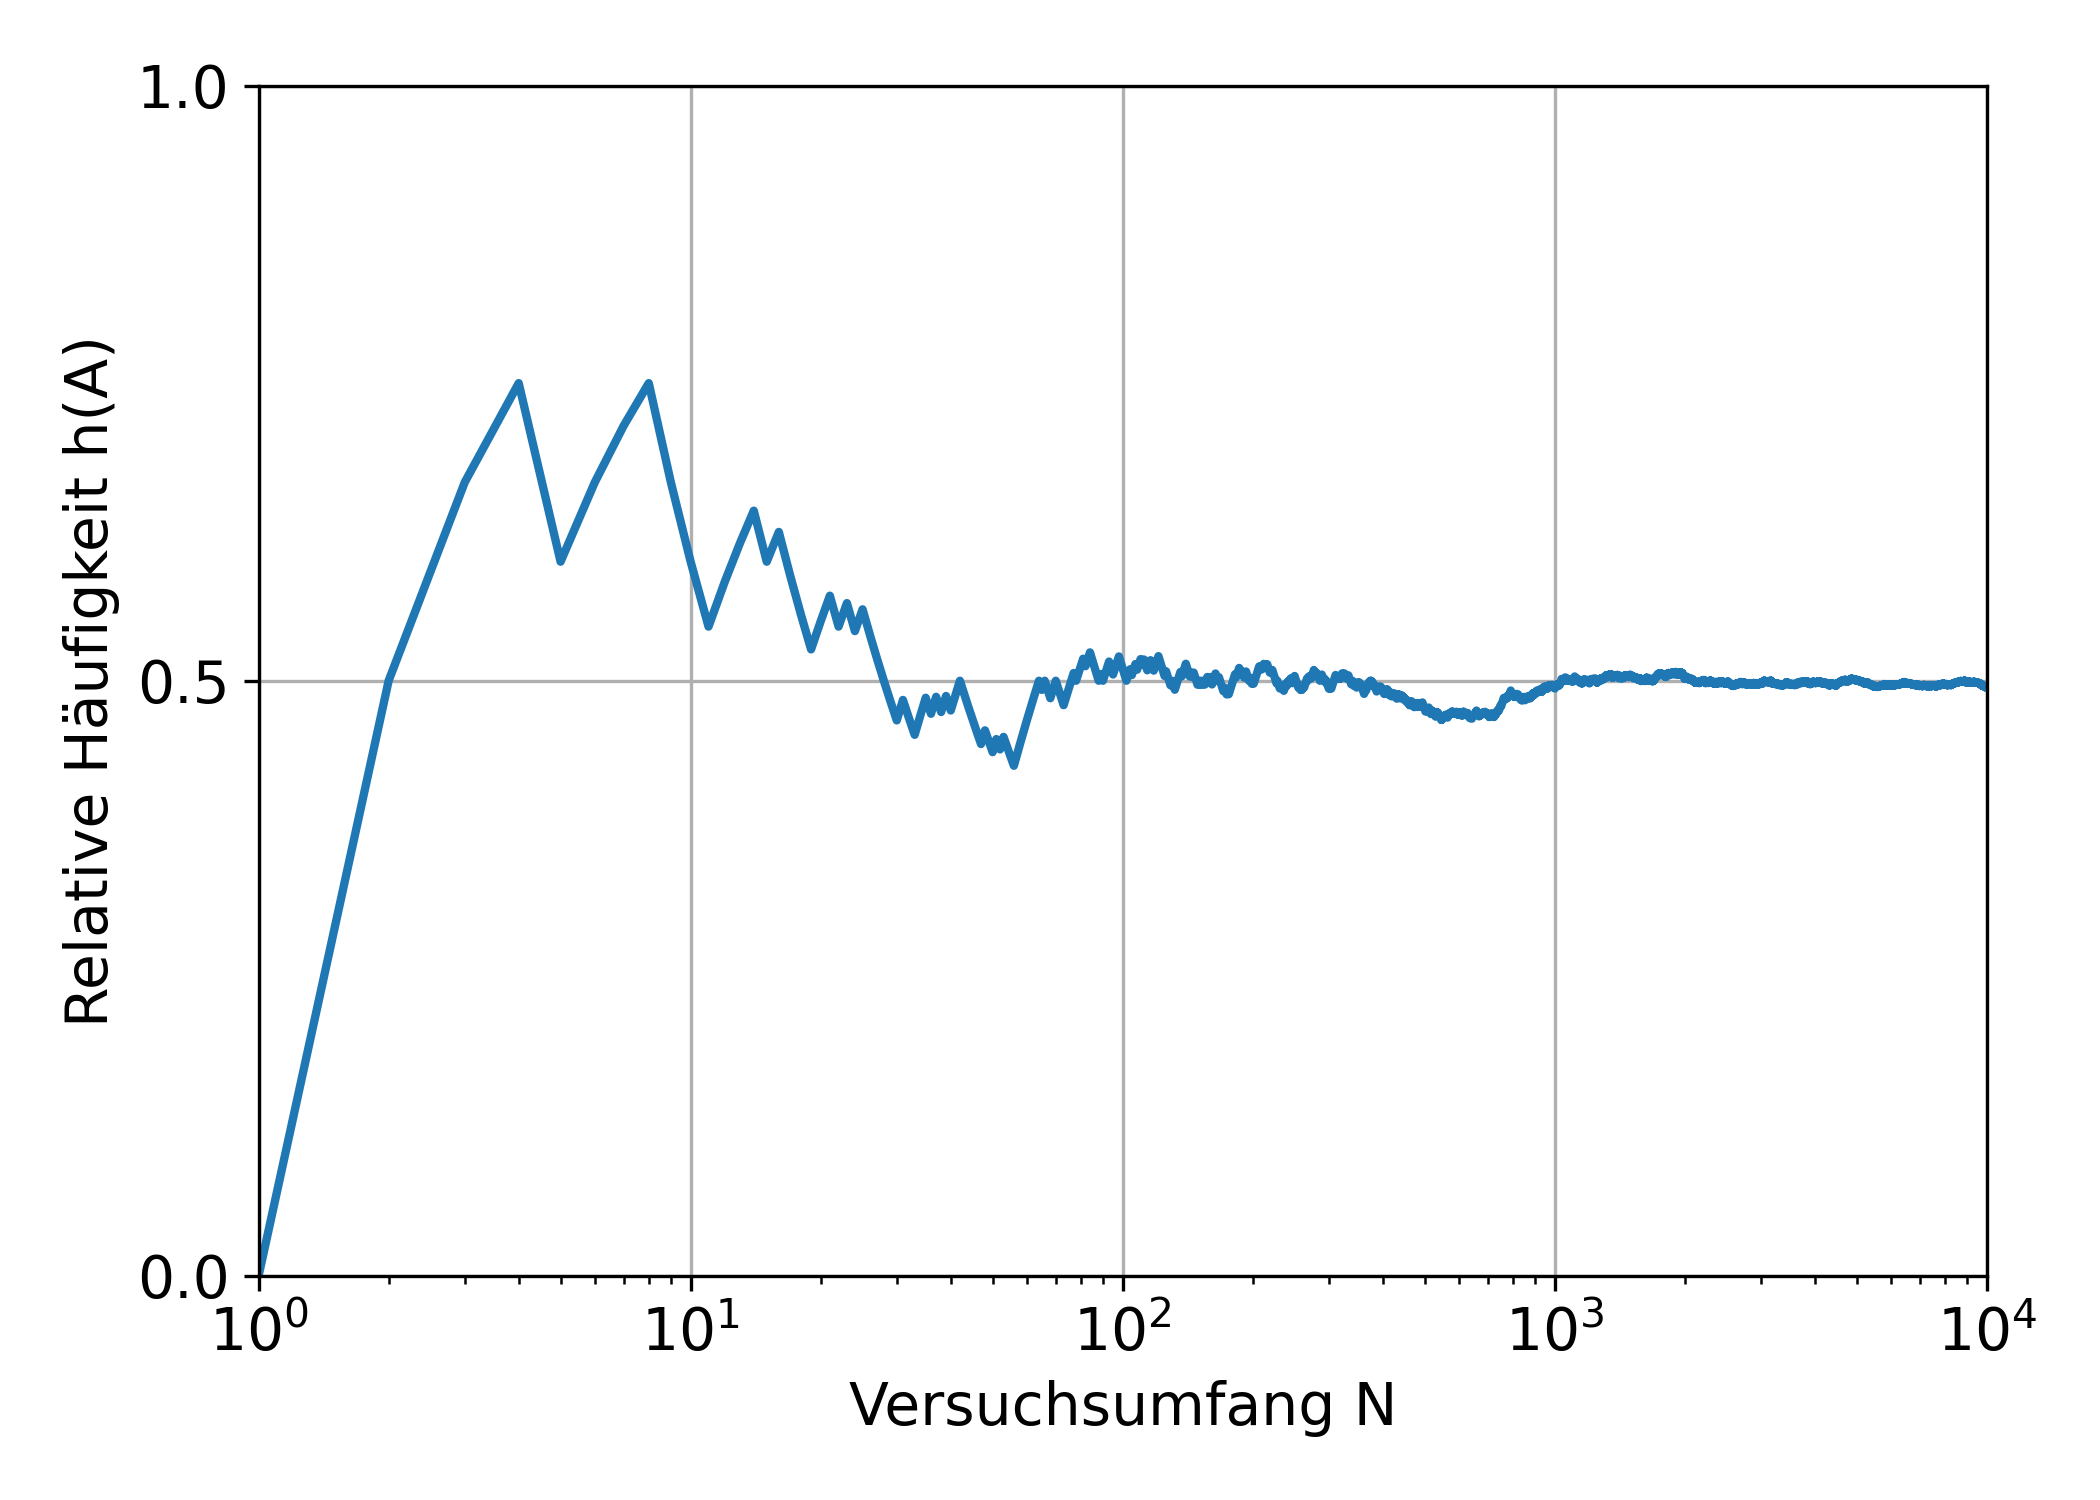

Python code for this plot:
# -*- coding: utf-8 -*-
""" Relative Häufigkeit mit einem regelmäßigen Würfel eine gerade
Zahl zu Würfeln als Funktion der Anzahl von Versuchen
"""

import numpy as np
import matplotlib.pyplot as plt
import sys
import matplotlib
SMALL_SIZE = 14
matplotlib.rc('font', size=SMALL_SIZE)
matplotlib.rc('axes', titlesize=SMALL_SIZE)

# Generate dataset with N samples
N = 10000
n = np.arange(N)+1
x = np.random.randint(0, 2, N)
xc = np.cumsum(x)
xm = np.divide(xc, n)

# Plot results
fig, ax = plt.subplots(figsize=(7, 5))
ax.semilogx(n, xm, 'C0', linewidth=2)
ax.grid(True)
ax.axis([1, N, 0, 1])
ax.set_xlabel('Versuchsumfang N')
ax.set_ylabel('Relative Häufigkeit h(A)')
ax.set_yticks([0, 0.5, 1], minor=False)

# Format and save file
plt.tight_layout()
filename = sys.argv[0].split('\\')[-1].split('.')[0]
plt.savefig(filename+'.pdf')
plt.savefig(filename+'.png')
